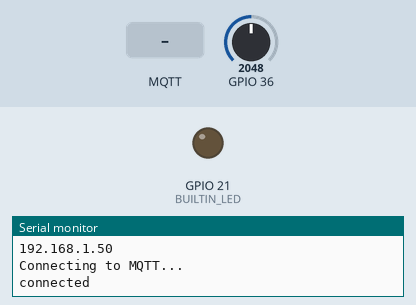
Recording of a sketch running on a simulated ESP32. Parts: output pins drawn as LEDs (lit = HIGH), the last lines printed to the serial monitor. The test bench sets the inputs (shaded band); at power-on: GPIO 36 = 2048. WiFi joins after 1.5 s; servers stay silent unless stated; no MQTT or app messages arrive unless stated.

Above: at 2.7 s.
2.8 s: MQTT message "5" arrives on the first subscribed topic
At 4.7 s:
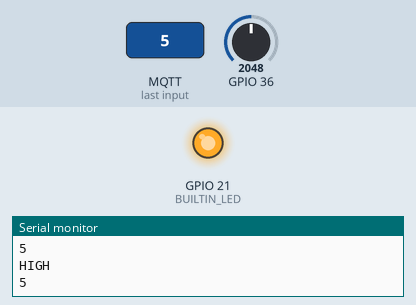
5.0 s: MQTT message "1" arrives on the first subscribed topic
At 6.4 s:
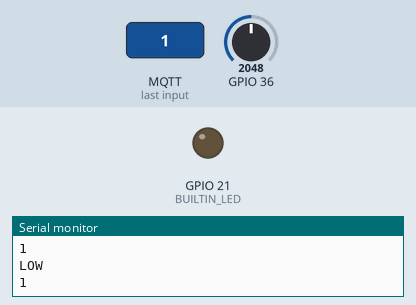
7.0 s: MQTT message "90" arrives on the first subscribed topic
At 7.9 s:
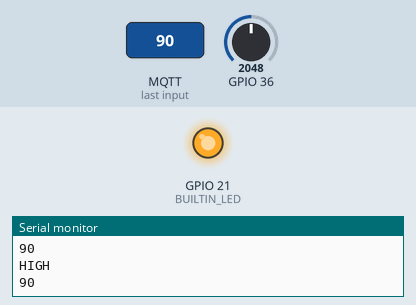
9.0 s: MQTT message "0" arrives on the first subscribed topic
At 10.7 s:
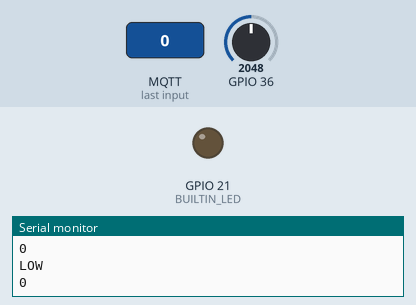
Timing chart, 0 to 12.0 s (numbered marks = the images above; inputs shaded):
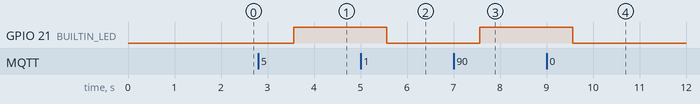

The sketch:

turn_on_off_light.ino
```cpp
#include <WiFi.h>
#include <PubSubClient.h>
#include <stdlib.h>

// Thông tin Wifi
const char* ssid ="kof-com";
const char* password ="*#159489@";
const char* mqtt_server = "35.196.78.255";
const char* mqtt_user = "7a04eb09-3937-4cae-923d-4bec10262069";
const char* mqtt_pass = "e8d04447-0c98-4eef-9f80-8597e7d65f2f";
const int mqtt_port = 1883;
const char* mqtt_client_name = "iothutech"; // Client connections cant have the same connection name

#define BUILTIN_LED 21

// ClientID
const char* clientID = "khanhneyiothutechzs";

//Thiết lập output xuất(public) và nhận(subscibe) dữ liệu với MQTT
const char* outTopic = "public/esp/outputkhanhney";
const char* inTopic = "public/esp/inputkhanhney";
//const char* finalTopic = "public/esp/khanhney";

unsigned long previousMillis = 0;        // will store last temp was read
const long interval = 2000;              // interval at which to read sensor
const int threshold = 600;
// thiết lập ngưỡng do chúng ta tự setup
WiFiClient espClient;
PubSubClient client(espClient);
char msg[50];
int count = 0;

// Hàm kết nối Wifi
void setup_wifi() {
  delay(10);
  // We start by connecting to a WiFi network
  Serial.println();
  Serial.print("Connecting to ");
  Serial.println(ssid);
  WiFi.begin(ssid, password);
  while (WiFi.status() != WL_CONNECTED) {
    delay(500);
    Serial.print(".");
  }
  Serial.println("");
  Serial.println("WiFi connected");
  Serial.println("IP address: ");
  Serial.println(WiFi.localIP());
//  pinMode(D2, OUTPUT);
  pinMode(BUILTIN_LED, OUTPUT);
//  khai báo sử dụng D2 làm gốc test
}
// Hàm call back được gọi khi nhận được thông tin từ subcribing topic
void callback(char* topic, byte* payload, unsigned int length) {
  // xử lý dữ liệu nhận được
  /*
   * convert string to int giá trị cường độ sáng
   * if/else điều khiển bật tắt relay dựa trên ngưỡng
  */
  Serial.println("HELLO KHANHNEY_TESTY/");
  char* message = (char*) payload;
  int value = atoi(message);
//  hàm convert string sang number thôi ae
  Serial.println(value);
  if (value > 1) {
      digitalWrite(BUILTIN_LED, HIGH);
      Serial.println("HIGH");
      Serial.println(message);
  } else {
    digitalWrite(BUILTIN_LED, LOW);
    Serial.println("LOW");
    Serial.println(message);
  }
}
// Reconnect đến MQTT Broker
void reconnect() {
  // Loop until we're reconnected
  while (!client.connected()) {
    Serial.print("Attempting MQTT connection...");
    // Attempt to connect
    if (client.connect(mqtt_client_name, mqtt_user, mqtt_pass)) {
      Serial.println("connected");
      // Once connected, publish an announcement...
      client.publish(outTopic, clientID);
      // ... and resubscribe
      client.subscribe(inTopic);
    }
    else {
      Serial.print("failed, rc=");
      Serial.print(client.state());
      Serial.println(" try again in 5 seconds");
      // Wait 5 seconds before retrying
      delay(5000);
    }
  }
}

void publishValue() {
  count++;
  dtostrf(count, 2, 2, msg);
  //Serial.println(msg);
  dtostrf(analogRead(A0), 2, 2, msg);
  //Serial.println(msg);
  //client.publish(outTopic, msg);
  client.publish(outTopic, msg);
  delay(2000);
//  nếu sử dụng public dữ liệu thì sau 2s sẽ gửi tín hiệu lên topic/server 1 lần
}
void setup() {
  Serial.begin(115200);
  setup_wifi();
  client.setServer(mqtt_server, mqtt_port);
  client.setCallback(callback);
  while (!client.connected()) {
    Serial.println("Connecting to MQTT...");
    if (client.connect(mqtt_client_name, mqtt_user, mqtt_pass)) {
      Serial.println("connected");
      client.subscribe(inTopic);
    } else {
      Serial.print("failed with state ");
      Serial.print(client.state());
      delay(2000);
    }
  }
}
void loop() {
  if (!client.connected()) {
    reconnect();
  }
  publishValue();
  client.loop();
}
```

Measured:
- after the input at 2.8 s, GPIO 21 (BUILTIN_LED): LOW → HIGH after 0.76 s
- after the input at 5.0 s, GPIO 21 (BUILTIN_LED): HIGH → LOW after 0.57 s
- after the input at 7.0 s, GPIO 21 (BUILTIN_LED): LOW → HIGH after 0.57 s
- after the input at 9.0 s, GPIO 21 (BUILTIN_LED): HIGH → LOW after 0.57 s
